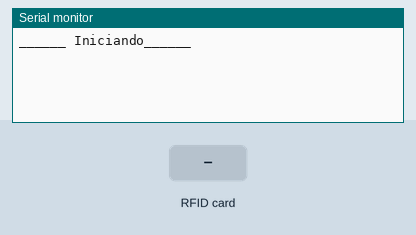
This sketch was run on a simulated Arduino Uno, built with avr-gcc and run on an emulated ATmega328P. On the bench: the last lines printed to the serial monitor. The test bench sets the inputs (shaded band).

Above: at 1.2 s.
1.3 s: RFID card 36 62 24 D9 held to the reader
At 2.5 s:
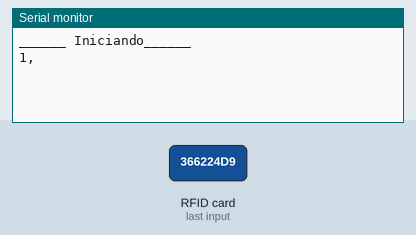
2.8 s: RFID card 76 28 1A F8 held to the reader
At 4.4 s:
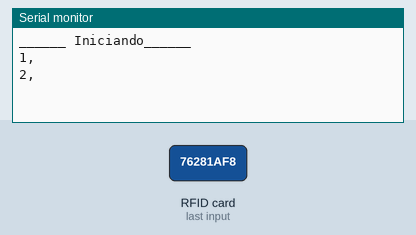

Measured:
- after the input at 1.3 s, the serial monitor: prints a new line at once (image 1)
- after the input at 2.8 s, the serial monitor: prints a new line after 0.08 s (image 2)

The sketch:

Lectura_01.ino
```cpp
/*
 * Firmware realizado por
 * Krista Yorbyck - materiAcromatica
 * Octubre 2019
 * https://github.com/vepkis
 */


//RST           D9
//SDA(SS)      D10
//MOSI         D11
//MISO         D12
//SCK          D13

#include <SPI.h>
#include <MFRC522.h>

const int RST_PIN = 9;            // Pin 9 para el reset del RC522
const int SS_PIN = 10;            // Pin 10 para el SS (SDA) del RC522
MFRC522 mfrc522(SS_PIN, RST_PIN);   // Crear instancia del MFRC522

const int cantLlaves = 4;
const int longitudClave = 4;


//----- Llaves conocidas

const byte llaves[cantLlaves][longitudClave] =  {
  {0x36, 0x62, 0x24, 0xD9},
  {0x76, 0x28, 0x1A, 0xF8},
  {0xFE, 0x6B, 0xCE, 0x73},
  {0x3B, 0x23, 0x9D, 0x0B}

};

//-----

void setup()
{
  Serial.begin(57600);      //Inicializa la velocidad de Serial
  SPI.begin();         //Función que inicializa SPI
  mfrc522.PCD_Init();     //Función  que inicializa RFID
  Serial.flush();
  Serial.println("______ Iniciando______");

}

void loop()
{
  // Detectar tarjeta
  if (mfrc522.PICC_IsNewCardPresent())
  {
    if (mfrc522.PICC_ReadCardSerial())
    {

      for (int i = 0; i < 4; i++)
      {
        //compara los arreglos de llaves (keys)
        if (comparaArray(mfrc522.uid.uidByte, llaves[i]))
        {
          imprimeConsola(1 + i);
        }

        // Finalizar lectura actual
        mfrc522.PICC_HaltA();
      }
    }
  }


  delay(100);
}


void printArray(byte *buffer, byte bufferSize) {
  for (byte i = 0; i < bufferSize; i++) {
    Serial.print(buffer[i] < 0x10 ? " 0" : " ");
    Serial.print(buffer[i], HEX);
  }
}


boolean comparaArray(byte array1[], byte array2[])
{
  if (array1[0] != array2[0])return (false);
  if (array1[1] != array2[1])return (false);
  if (array1[2] != array2[2])return (false);
  if (array1[3] != array2[3])return (false);
  return (true);
}


void imprimeConsola(int cual_)
{
  Serial.print(cual_, DEC);
  Serial.print(",");
  Serial.println("");
  delay(100);
}
```
